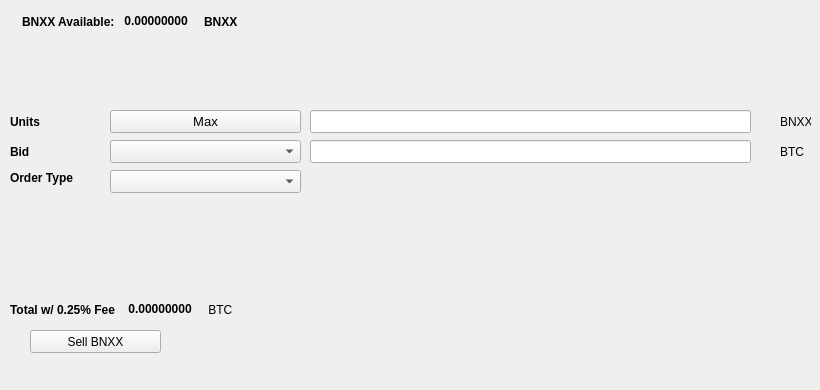
   <widget class="QWidget" name="SellTab">
    <attribute name="title">
     <string>Sell</string>
    </attribute>
    <widget class="QLabel" name="label_16">
     <property name="geometry">
      <rect>
       <x>780</x>
       <y>140</y>
       <width>31</width>
       <height>23</height>
      </rect>
     </property>
     <property name="text">
      <string>BTC</string>
     </property>
    </widget>
    <widget class="QComboBox" name="SellBidcomboBox">
     <property name="geometry">
      <rect>
       <x>110</x>
       <y>140</y>
       <width>191</width>
       <height>23</height>
      </rect>
     </property>
     <property name="font">
      <font>
       <pointsize>10</pointsize>
      </font>
     </property>
    </widget>
    <widget class="QLabel" name="label_18">
     <property name="geometry">
      <rect>
       <x>10</x>
       <y>110</y>
       <width>46</width>
       <height>23</height>
      </rect>
     </property>
     <property name="font">
      <font>
       <weight>75</weight>
       <bold>true</bold>
      </font>
     </property>
     <property name="text">
      <string>Units</string>
     </property>
    </widget>
    <widget class="QPushButton" name="Sell_Max_Amount">
     <property name="geometry">
      <rect>
       <x>110</x>
       <y>110</y>
       <width>191</width>
       <height>23</height>
      </rect>
     </property>
     <property name="font">
      <font>
       <pointsize>10</pointsize>
      </font>
     </property>
     <property name="text">
      <string>Max</string>
     </property>
    </widget>
    <widget class="QLabel" name="label_20">
     <property name="geometry">
      <rect>
       <x>10</x>
       <y>170</y>
       <width>91</width>
       <height>16</height>
      </rect>
     </property>
     <property name="font">
      <font>
       <weight>75</weight>
       <bold>true</bold>
      </font>
     </property>
     <property name="text">
      <string>Order Type</string>
     </property>
    </widget>
    <widget class="QComboBox" name="SellOrdertypeCombo">
     <property name="geometry">
      <rect>
       <x>110</x>
       <y>170</y>
       <width>191</width>
       <height>23</height>
      </rect>
     </property>
     <property name="font">
      <font>
       <pointsize>10</pointsize>
      </font>
     </property>
    </widget>
    <widget class="QLabel" name="label_21">
     <property name="geometry">
      <rect>
       <x>10</x>
       <y>140</y>
       <width>46</width>
       <height>23</height>
      </rect>
     </property>
     <property name="font">
      <font>
       <weight>75</weight>
       <bold>true</bold>
      </font>
     </property>
     <property name="text">
      <string>Bid</string>
     </property>
    </widget>
    <widget class="QLabel" name="label_22">
     <property name="geometry">
      <rect>
       <x>780</x>
       <y>110</y>
       <width>31</width>
       <height>23</height>
      </rect>
     </property>
     <property name="text">
      <string>BNXX</string>
     </property>
    </widget>
    <widget class="QLineEdit" name="UnitsInputBNXX">
     <property name="geometry">
      <rect>
       <x>310</x>
       <y>110</y>
       <width>441</width>
       <height>23</height>
      </rect>
     </property>
     <property name="font">
      <font>
       <pointsize>9</pointsize>
       <weight>75</weight>
       <bold>true</bold>
      </font>
     </property>
    </widget>
    <widget class="QLineEdit" name="SellBidPriceEdit">
     <property name="geometry">
      <rect>
       <x>310</x>
       <y>140</y>
       <width>441</width>
       <height>23</height>
      </rect>
     </property>
     <property name="font">
      <font>
       <pointsize>9</pointsize>
       <weight>75</weight>
       <bold>true</bold>
      </font>
     </property>
    </widget>
    <widget class="QPushButton" name="SellBNXXBTN">
     <property name="geometry">
      <rect>
       <x>30</x>
       <y>330</y>
       <width>131</width>
       <height>23</height>
      </rect>
     </property>
     <property name="text">
      <string>Sell BNXX</string>
     </property>
     <property name="icon">
      <iconset resource="../bitcoinnexx">
       <normaloff>:/icons/bitcoin</normaloff>:/icons/bitcoin</iconset>
     </property>
    </widget>
    <widget class="QWidget" name="layoutWidget3">
     <property name="geometry">
      <rect>
       <x>22</x>
       <y>12</y>
       <width>258</width>
       <height>19</height>
      </rect>
     </property>
     <layout class="QHBoxLayout" name="horizontalLayout">
      <item>
       <widget class="QLabel" name="label232_2">
        <property name="font">
         <font>
          <weight>75</weight>
          <bold>true</bold>
         </font>
        </property>
        <property name="text">
         <string>BNXX Available:</string>
        </property>
       </widget>
      </item>
      <item>
       <widget class="QLabel" name="BNXXAvailableLabel">
        <property name="palette">
         <palette>
          <active>
           <colorrole role="WindowText">
            <brush brushstyle="SolidPattern">
             <color alpha="255">
              <red>0</red>
              <green>0</green>
              <blue>0</blue>
             </color>
            </brush>
           </colorrole>
           <colorrole role="Button">
            <brush brushstyle="SolidPattern">
             <color alpha="255">
              <red>0</red>
              <green>170</green>
              <blue>0</blue>
             </color>
            </brush>
           </colorrole>
           <colorrole role="Light">
            <brush brushstyle="SolidPattern">
             <color alpha="255">
              <red>0</red>
              <green>255</green>
              <blue>0</blue>
             </color>
            </brush>
           </colorrole>
           <colorrole role="Midlight">
            <brush brushstyle="SolidPattern">
             <color alpha="255">
              <red>0</red>
              <green>212</green>
              <blue>0</blue>
             </color>
            </brush>
           </colorrole>
           <colorrole role="Dark">
            <brush brushstyle="SolidPattern">
             <color alpha="255">
              <red>0</red>
              <green>85</green>
              <blue>0</blue>
             </color>
            </brush>
           </colorrole>
           <colorrole role="Mid">
            <brush brushstyle="SolidPattern">
             <color alpha="255">
              <red>0</red>
              <green>113</green>
              <blue>0</blue>
             </color>
            </brush>
           </colorrole>
           <colorrole role="Text">
            <brush brushstyle="SolidPattern">
             <color alpha="255">
              <red>0</red>
              <green>170</green>
              <blue>0</blue>
             </color>
            </brush>
           </colorrole>
           <colorrole role="BrightText">
            <brush brushstyle="SolidPattern">
             <color alpha="255">
              <red>255</red>
              <green>255</green>
              <blue>255</blue>
             </color>
            </brush>
           </colorrole>
           <colorrole role="ButtonText">
            <brush brushstyle="SolidPattern">
             <color alpha="255">
              <red>0</red>
              <green>0</green>
              <blue>0</blue>
             </color>
            </brush>
           </colorrole>
           <colorrole role="Base">
            <brush brushstyle="SolidPattern">
             <color alpha="255">
              <red>255</red>
              <green>255</green>
              <blue>255</blue>
             </color>
            </brush>
           </colorrole>
           <colorrole role="Window">
            <brush brushstyle="SolidPattern">
             <color alpha="255">
              <red>0</red>
              <green>170</green>
              <blue>0</blue>
             </color>
            </brush>
           </colorrole>
           <colorrole role="Shadow">
            <brush brushstyle="SolidPattern">
             <color alpha="255">
              <red>0</red>
              <green>0</green>
              <blue>0</blue>
             </color>
            </brush>
           </colorrole>
           <colorrole role="AlternateBase">
            <brush brushstyle="SolidPattern">
             <color alpha="255">
              <red>127</red>
              <green>212</green>
              <blue>127</blue>
             </color>
            </brush>
           </colorrole>
           <colorrole role="ToolTipBase">
            <brush brushstyle="SolidPattern">
             <color alpha="255">
              <red>255</red>
              <green>255</green>
              <blue>220</blue>
             </color>
            </brush>
           </colorrole>
           <colorrole role="ToolTipText">
            <brush brushstyle="SolidPattern">
             <color alpha="255">
              <red>0</red>
              <green>0</green>
              <blue>0</blue>
             </color>
            </brush>
           </colorrole>
          </active>
          <inactive>
           <colorrole role="WindowText">
            <brush brushstyle="SolidPattern">
             <color alpha="255">
              <red>0</red>
              <green>0</green>
              <blue>0</blue>
             </color>
            </brush>
           </colorrole>
           <colorrole role="Button">
            <brush brushstyle="SolidPattern">
             <color alpha="255">
              <red>0</red>
              <green>170</green>
              <blue>0</blue>
             </color>
            </brush>
           </colorrole>
           <colorrole role="Light">
            <brush brushstyle="SolidPattern">
             <color alpha="255">
              <red>0</red>
              <green>255</green>
              <blue>0</blue>
             </color>
            </brush>
           </colorrole>
           <colorrole role="Midlight">
            <brush brushstyle="SolidPattern">
             <color alpha="255">
              <red>0</red>
              <green>212</green>
              <blue>0</blue>
             </color>
            </brush>
           </colorrole>
           <colorrole role="Dark">
            <brush brushstyle="SolidPattern">
             <color alpha="255">
              <red>0</red>
              <green>85</green>
              <blue>0</blue>
             </color>
            </brush>
           </colorrole>
           <colorrole role="Mid">
            <brush brushstyle="SolidPattern">
             <color alpha="255">
              <red>0</red>
              <green>113</green>
              <blue>0</blue>
             </color>
            </brush>
           </colorrole>
           <colorrole role="Text">
            <brush brushstyle="SolidPattern">
             <color alpha="255">
              <red>0</red>
              <green>170</green>
              <blue>0</blue>
             </color>
            </brush>
           </colorrole>
           <colorrole role="BrightText">
            <brush brushstyle="SolidPattern">
             <color alpha="255">
              <red>255</red>
              <green>255</green>
              <blue>255</blue>
             </color>
            </brush>
           </colorrole>
           <colorrole role="ButtonText">
            <brush brushstyle="SolidPattern">
             <color alpha="255">
              <red>0</red>
              <green>0</green>
              <blue>0</blue>
             </color>
            </brush>
           </colorrole>
           <colorrole role="Base">
            <brush brushstyle="SolidPattern">
             <color alpha="255">
              <red>255</red>
              <green>255</green>
              <blue>255</blue>
             </color>
            </brush>
           </colorrole>
           <colorrole role="Window">
            <brush brushstyle="SolidPattern">
             <color alpha="255">
              <red>0</red>
              <green>170</green>
              <blue>0</blue>
             </color>
            </brush>
           </colorrole>
           <colorrole role="Shadow">
            <brush brushstyle="SolidPattern">
             <color alpha="255">
              <red>0</red>
              <green>0</green>
              <blue>0</blue>
             </color>
            </brush>
           </colorrole>
           <colorrole role="AlternateBase">
            <brush brushstyle="SolidPattern">
             <color alpha="255">
              <red>127</red>
              <green>212</green>
              <blue>127</blue>
             </color>
            </brush>
           </colorrole>
           <colorrole role="ToolTipBase">
            <brush brushstyle="SolidPattern">
             <color alpha="255">
              <red>255</red>
              <green>255</green>
              <blue>220</blue>
             </color>
            </brush>
           </colorrole>
           <colorrole role="ToolTipText">
            <brush brushstyle="SolidPattern">
             <color alpha="255">
              <red>0</red>
              <green>0</green>
              <blue>0</blue>
             </color>
            </brush>
           </colorrole>
          </inactive>
          <disabled>
           <colorrole role="WindowText">
            <brush brushstyle="SolidPattern">
             <color alpha="255">
              <red>0</red>
              <green>85</green>
              <blue>0</blue>
             </color>
            </brush>
           </colorrole>
           <colorrole role="Button">
            <brush brushstyle="SolidPattern">
             <color alpha="255">
              <red>0</red>
              <green>170</green>
              <blue>0</blue>
             </color>
            </brush>
           </colorrole>
           <colorrole role="Light">
            <brush brushstyle="SolidPattern">
             <color alpha="255">
              <red>0</red>
              <green>255</green>
              <blue>0</blue>
             </color>
            </brush>
           </colorrole>
           <colorrole role="Midlight">
            <brush brushstyle="SolidPattern">
             <color alpha="255">
              <red>0</red>
              <green>212</green>
              <blue>0</blue>
             </color>
            </brush>
           </colorrole>
           <colorrole role="Dark">
            <brush brushstyle="SolidPattern">
             <color alpha="255">
              <red>0</red>
              <green>85</green>
              <blue>0</blue>
             </color>
            </brush>
           </colorrole>
           <colorrole role="Mid">
            <brush brushstyle="SolidPattern">
             <color alpha="255">
              <red>0</red>
              <green>113</green>
              <blue>0</blue>
             </color>
            </brush>
           </colorrole>
           <colorrole role="Text">
            <brush brushstyle="SolidPattern">
             <color alpha="255">
              <red>0</red>
              <green>85</green>
              <blue>0</blue>
             </color>
            </brush>
           </colorrole>
           <colorrole role="BrightText">
            <brush brushstyle="SolidPattern">
             <color alpha="255">
              <red>255</red>
              <green>255</green>
              <blue>255</blue>
             </color>
            </brush>
           </colorrole>
           <colorrole role="ButtonText">
            <brush brushstyle="SolidPattern">
             <color alpha="255">
              <red>0</red>
              <green>85</green>
              <blue>0</blue>
             </color>
            </brush>
           </colorrole>
           <colorrole role="Base">
            <brush brushstyle="SolidPattern">
             <color alpha="255">
              <red>0</red>
              <green>170</green>
              <blue>0</blue>
             </color>
            </brush>
           </colorrole>
           <colorrole role="Window">
            <brush brushstyle="SolidPattern">
             <color alpha="255">
              <red>0</red>
              <green>170</green>
              <blue>0</blue>
             </color>
            </brush>
           </colorrole>
           <colorrole role="Shadow">
            <brush brushstyle="SolidPattern">
             <color alpha="255">
              <red>0</red>
              <green>0</green>
              <blue>0</blue>
             </color>
            </brush>
           </colorrole>
           <colorrole role="AlternateBase">
            <brush brushstyle="SolidPattern">
             <color alpha="255">
              <red>0</red>
              <green>170</green>
              <blue>0</blue>
             </color>
            </brush>
           </colorrole>
           <colorrole role="ToolTipBase">
            <brush brushstyle="SolidPattern">
             <color alpha="255">
              <red>255</red>
              <green>255</green>
              <blue>220</blue>
             </color>
            </brush>
           </colorrole>
           <colorrole role="ToolTipText">
            <brush brushstyle="SolidPattern">
             <color alpha="255">
              <red>0</red>
              <green>0</green>
              <blue>0</blue>
             </color>
            </brush>
           </colorrole>
          </disabled>
         </palette>
        </property>
        <property name="font">
         <font>
          <weight>75</weight>
          <bold>true</bold>
         </font>
        </property>
        <property name="text">
         <string> 0.00000000 </string>
        </property>
        <property name="textInteractionFlags">
         <set>Qt::LinksAccessibleByMouse|Qt::TextSelectableByKeyboard|Qt::TextSelectableByMouse</set>
        </property>
       </widget>
      </item>
      <item>
       <widget class="QLabel" name="labelBNXX">
        <property name="font">
         <font>
          <weight>75</weight>
          <bold>true</bold>
         </font>
        </property>
        <property name="text">
         <string>BNXX</string>
        </property>
       </widget>
      </item>
     </layout>
    </widget>
    <widget class="QWidget" name="layoutWidget">
     <property name="geometry">
      <rect>
       <x>10</x>
       <y>300</y>
       <width>268</width>
       <height>19</height>
      </rect>
     </property>
     <layout class="QHBoxLayout" name="horizontalLayout_2">
      <item>
       <widget class="QLabel" name="label_19">
        <property name="font">
         <font>
          <weight>75</weight>
          <bold>true</bold>
         </font>
        </property>
        <property name="text">
         <string>Total w/ 0.25% Fee </string>
        </property>
       </widget>
      </item>
      <item>
       <widget class="QLabel" name="SellCostLabel">
        <property name="palette">
         <palette>
          <active>
           <colorrole role="WindowText">
            <brush brushstyle="SolidPattern">
             <color alpha="255">
              <red>0</red>
              <green>0</green>
              <blue>0</blue>
             </color>
            </brush>
           </colorrole>
           <colorrole role="Button">
            <brush brushstyle="SolidPattern">
             <color alpha="255">
              <red>0</red>
              <green>170</green>
              <blue>0</blue>
             </color>
            </brush>
           </colorrole>
           <colorrole role="Light">
            <brush brushstyle="SolidPattern">
             <color alpha="255">
              <red>0</red>
              <green>255</green>
              <blue>0</blue>
             </color>
            </brush>
           </colorrole>
           <colorrole role="Midlight">
            <brush brushstyle="SolidPattern">
             <color alpha="255">
              <red>0</red>
              <green>212</green>
              <blue>0</blue>
             </color>
            </brush>
           </colorrole>
           <colorrole role="Dark">
            <brush brushstyle="SolidPattern">
             <color alpha="255">
              <red>0</red>
              <green>85</green>
              <blue>0</blue>
             </color>
            </brush>
           </colorrole>
           <colorrole role="Mid">
            <brush brushstyle="SolidPattern">
             <color alpha="255">
              <red>0</red>
              <green>113</green>
              <blue>0</blue>
             </color>
            </brush>
           </colorrole>
           <colorrole role="Text">
            <brush brushstyle="SolidPattern">
             <color alpha="255">
              <red>0</red>
              <green>170</green>
              <blue>0</blue>
             </color>
            </brush>
           </colorrole>
           <colorrole role="BrightText">
            <brush brushstyle="SolidPattern">
             <color alpha="255">
              <red>255</red>
              <green>255</green>
              <blue>255</blue>
             </color>
            </brush>
           </colorrole>
           <colorrole role="ButtonText">
            <brush brushstyle="SolidPattern">
             <color alpha="255">
              <red>0</red>
              <green>0</green>
              <blue>0</blue>
             </color>
            </brush>
           </colorrole>
           <colorrole role="Base">
            <brush brushstyle="SolidPattern">
             <color alpha="255">
              <red>255</red>
              <green>255</green>
              <blue>255</blue>
             </color>
            </brush>
           </colorrole>
           <colorrole role="Window">
            <brush brushstyle="SolidPattern">
             <color alpha="255">
              <red>0</red>
              <green>170</green>
              <blue>0</blue>
             </color>
            </brush>
           </colorrole>
           <colorrole role="Shadow">
            <brush brushstyle="SolidPattern">
             <color alpha="255">
              <red>0</red>
              <green>0</green>
              <blue>0</blue>
             </color>
            </brush>
           </colorrole>
           <colorrole role="AlternateBase">
            <brush brushstyle="SolidPattern">
             <color alpha="255">
              <red>127</red>
              <green>212</green>
              <blue>127</blue>
             </color>
            </brush>
           </colorrole>
           <colorrole role="ToolTipBase">
            <brush brushstyle="SolidPattern">
             <color alpha="255">
              <red>255</red>
              <green>255</green>
              <blue>220</blue>
             </color>
            </brush>
           </colorrole>
           <colorrole role="ToolTipText">
            <brush brushstyle="SolidPattern">
             <color alpha="255">
              <red>0</red>
              <green>0</green>
              <blue>0</blue>
             </color>
            </brush>
           </colorrole>
          </active>
          <inactive>
           <colorrole role="WindowText">
            <brush brushstyle="SolidPattern">
             <color alpha="255">
              <red>0</red>
              <green>0</green>
              <blue>0</blue>
             </color>
            </brush>
           </colorrole>
           <colorrole role="Button">
            <brush brushstyle="SolidPattern">
             <color alpha="255">
              <red>0</red>
              <green>170</green>
              <blue>0</blue>
             </color>
            </brush>
           </colorrole>
           <colorrole role="Light">
            <brush brushstyle="SolidPattern">
             <color alpha="255">
              <red>0</red>
              <green>255</green>
              <blue>0</blue>
             </color>
            </brush>
           </colorrole>
           <colorrole role="Midlight">
            <brush brushstyle="SolidPattern">
             <color alpha="255">
              <red>0</red>
              <green>212</green>
              <blue>0</blue>
             </color>
            </brush>
           </colorrole>
           <colorrole role="Dark">
            <brush brushstyle="SolidPattern">
             <color alpha="255">
              <red>0</red>
              <green>85</green>
              <blue>0</blue>
             </color>
            </brush>
           </colorrole>
           <colorrole role="Mid">
            <brush brushstyle="SolidPattern">
             <color alpha="255">
              <red>0</red>
              <green>113</green>
              <blue>0</blue>
             </color>
            </brush>
           </colorrole>
           <colorrole role="Text">
            <brush brushstyle="SolidPattern">
             <color alpha="255">
              <red>0</red>
              <green>170</green>
              <blue>0</blue>
             </color>
            </brush>
           </colorrole>
           <colorrole role="BrightText">
            <brush brushstyle="SolidPattern">
             <color alpha="255">
              <red>255</red>
              <green>255</green>
              <blue>255</blue>
             </color>
            </brush>
           </colorrole>
           <colorrole role="ButtonText">
            <brush brushstyle="SolidPattern">
             <color alpha="255">
              <red>0</red>
              <green>0</green>
              <blue>0</blue>
             </color>
            </brush>
           </colorrole>
           <colorrole role="Base">
            <brush brushstyle="SolidPattern">
             <color alpha="255">
              <red>255</red>
              <green>255</green>
              <blue>255</blue>
             </color>
            </brush>
           </colorrole>
           <colorrole role="Window">
            <brush brushstyle="SolidPattern">
             <color alpha="255">
              <red>0</red>
              <green>170</green>
              <blue>0</blue>
             </color>
            </brush>
           </colorrole>
           <colorrole role="Shadow">
            <brush brushstyle="SolidPattern">
             <color alpha="255">
              <red>0</red>
              <green>0</green>
              <blue>0</blue>
             </color>
            </brush>
           </colorrole>
           <colorrole role="AlternateBase">
            <brush brushstyle="SolidPattern">
             <color alpha="255">
              <red>127</red>
              <green>212</green>
              <blue>127</blue>
             </color>
            </brush>
           </colorrole>
           <colorrole role="ToolTipBase">
            <brush brushstyle="SolidPattern">
             <color alpha="255">
              <red>255</red>
              <green>255</green>
              <blue>220</blue>
             </color>
            </brush>
           </colorrole>
           <colorrole role="ToolTipText">
            <brush brushstyle="SolidPattern">
             <color alpha="255">
              <red>0</red>
              <green>0</green>
              <blue>0</blue>
             </color>
            </brush>
           </colorrole>
          </inactive>
          <disabled>
           <colorrole role="WindowText">
            <brush brushstyle="SolidPattern">
             <color alpha="255">
              <red>0</red>
              <green>85</green>
              <blue>0</blue>
             </color>
            </brush>
           </colorrole>
           <colorrole role="Button">
            <brush brushstyle="SolidPattern">
             <color alpha="255">
              <red>0</red>
              <green>170</green>
              <blue>0</blue>
             </color>
            </brush>
           </colorrole>
           <colorrole role="Light">
            <brush brushstyle="SolidPattern">
             <color alpha="255">
              <red>0</red>
              <green>255</green>
              <blue>0</blue>
             </color>
            </brush>
           </colorrole>
           <colorrole role="Midlight">
            <brush brushstyle="SolidPattern">
             <color alpha="255">
              <red>0</red>
              <green>212</green>
              <blue>0</blue>
             </color>
            </brush>
           </colorrole>
           <colorrole role="Dark">
            <brush brushstyle="SolidPattern">
             <color alpha="255">
              <red>0</red>
              <green>85</green>
              <blue>0</blue>
             </color>
            </brush>
           </colorrole>
           <colorrole role="Mid">
            <brush brushstyle="SolidPattern">
             <color alpha="255">
              <red>0</red>
              <green>113</green>
              <blue>0</blue>
             </color>
            </brush>
           </colorrole>
           <colorrole role="Text">
            <brush brushstyle="SolidPattern">
             <color alpha="255">
              <red>0</red>
              <green>85</green>
              <blue>0</blue>
             </color>
            </brush>
           </colorrole>
           <colorrole role="BrightText">
            <brush brushstyle="SolidPattern">
             <color alpha="255">
              <red>255</red>
              <green>255</green>
              <blue>255</blue>
             </color>
            </brush>
           </colorrole>
           <colorrole role="ButtonText">
            <brush brushstyle="SolidPattern">
             <color alpha="255">
              <red>0</red>
              <green>85</green>
              <blue>0</blue>
             </color>
            </brush>
           </colorrole>
           <colorrole role="Base">
            <brush brushstyle="SolidPattern">
             <color alpha="255">
              <red>0</red>
              <green>170</green>
              <blue>0</blue>
             </color>
            </brush>
           </colorrole>
           <colorrole role="Window">
            <brush brushstyle="SolidPattern">
             <color alpha="255">
              <red>0</red>
              <green>170</green>
              <blue>0</blue>
             </color>
            </brush>
           </colorrole>
           <colorrole role="Shadow">
            <brush brushstyle="SolidPattern">
             <color alpha="255">
              <red>0</red>
              <green>0</green>
              <blue>0</blue>
             </color>
            </brush>
           </colorrole>
           <colorrole role="AlternateBase">
            <brush brushstyle="SolidPattern">
             <color alpha="255">
              <red>0</red>
              <green>170</green>
              <blue>0</blue>
             </color>
            </brush>
           </colorrole>
           <colorrole role="ToolTipBase">
            <brush brushstyle="SolidPattern">
             <color alpha="255">
              <red>255</red>
              <green>255</green>
              <blue>220</blue>
             </color>
            </brush>
           </colorrole>
           <colorrole role="ToolTipText">
            <brush brushstyle="SolidPattern">
             <color alpha="255">
              <red>0</red>
              <green>0</green>
              <blue>0</blue>
             </color>
            </brush>
           </colorrole>
          </disabled>
         </palette>
        </property>
        <property name="font">
         <font>
          <weight>75</weight>
          <bold>true</bold>
         </font>
        </property>
        <property name="autoFillBackground">
         <bool>false</bool>
        </property>
        <property name="text">
         <string> 0.00000000</string>
        </property>
        <property name="textInteractionFlags">
         <set>Qt::LinksAccessibleByMouse|Qt::TextSelectableByMouse</set>
        </property>
       </widget>
      </item>
      <item>
       <widget class="QLabel" name="label_17">
        <property name="font">
         <font>
          <weight>50</weight>
          <bold>false</bold>
         </font>
        </property>
        <property name="text">
         <string> BTC</string>
        </property>
       </widget>
      </item>
     </layout>
    </widget>
    <widget class="QLabel" name="label_23">
     <property name="geometry">
      <rect>
       <x>460</x>
       <y>300</y>
       <width>281</width>
       <height>81</height>
      </rect>
     </property>
     <property name="text">
      <string/>
     </property>
     <property name="pixmap">
      <pixmap>:/images/bittrex</pixmap>
     </property>
    </widget>
   </widget>
